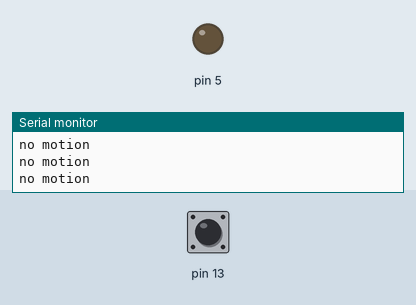
Simulated run of this sketch. Board: Arduino Uno, built with avr-gcc and run on an emulated ATmega328P. On the bench: output pins drawn as LEDs (lit = HIGH), the last lines printed to the serial monitor. Dashed ring = blinking. The inputs (shaded band) are chosen by the test bench; at power-on: pin 13 LOW.

Above: at 1.2 s.
1.3 s: pin 13 driven HIGH
At 2.5 s:
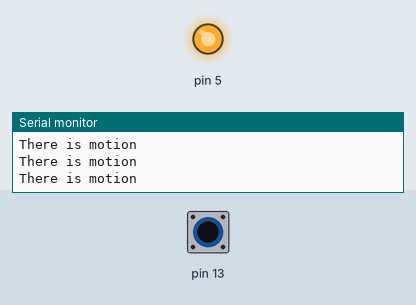
2.8 s: pin 13 driven LOW
At 3.9 s:
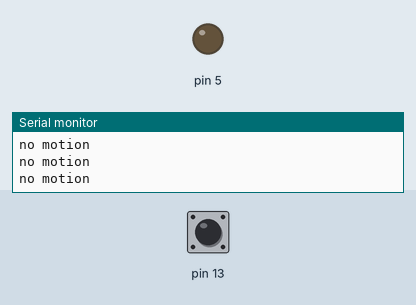
5.8 s: pin 13 pulsed HIGH 5 times (0.12 s each, 0.3 s apart)
At 5.87 s:
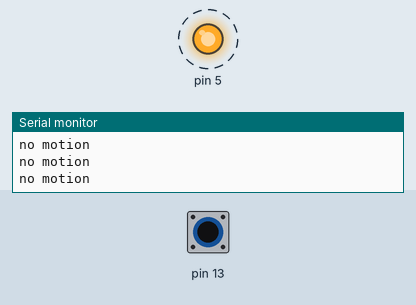
10.3 s: pin 13 pulsed HIGH 5 times (0.12 s each, 0.3 s apart)
At 12.2 s:
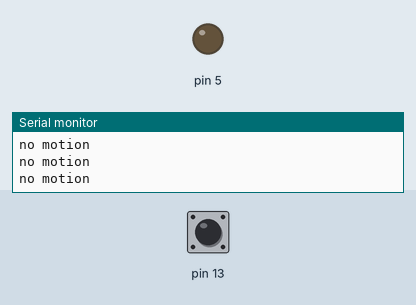
Timing chart, 0 to 13.7 s (numbered marks = the images above; inputs shaded):
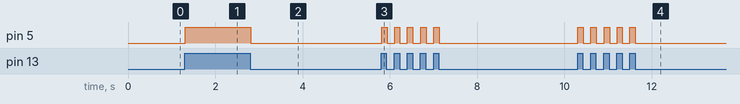

Measured:
- after the input at 1.3 s, pin 5: LOW → HIGH at once
- after the input at 2.8 s, pin 5: HIGH → LOW at once
- after the input at 5.8 s, pin 5: alternates HIGH for 0.12 s and LOW for 0.17 s, 10 changes in all, then stays LOW, starting at once
- after the input at 10.3 s, pin 5: alternates HIGH for 0.12 s and LOW for 0.17 s, 10 changes in all, then stays LOW, starting at once

The sketch:

Buzzer.ino
```cpp
boolean x;
void setup(){
  pinMode(13,INPUT);
  pinMode(5,OUTPUT);
  Serial.begin (9600);

}
void loop (){
  x=digitalRead(13);
  if (x==1){
    digitalWrite(5,HIGH);
    delay(5);
      Serial.println("There is motion");
  }
  if (x==0){
    digitalWrite(5,LOW);
    delay(5);
      Serial.println("no motion");

  }
}
```
